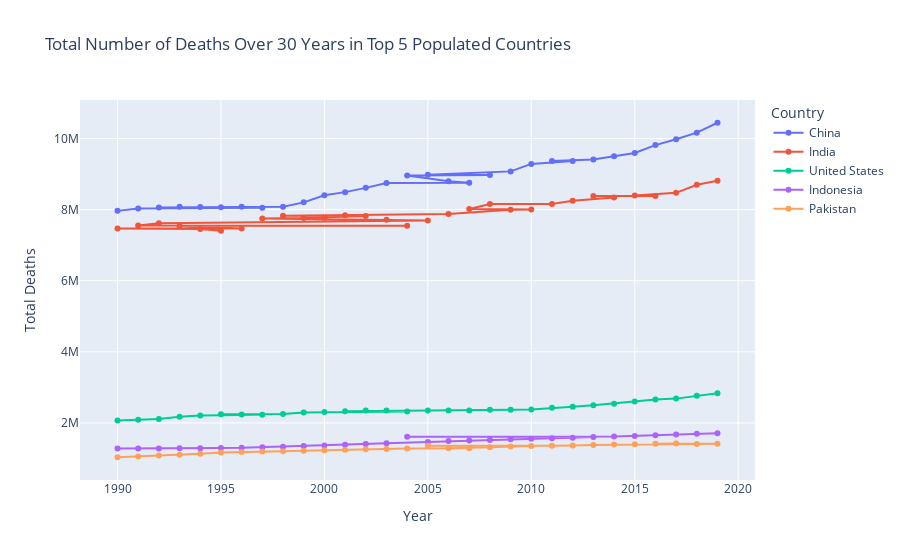

The notebook cell this image was saved under:
### Code cell
fig = px.line(total_no_deaths, x='Year', y='Total_Deaths', color='Country/Territory',
              title='Total Number of Deaths Over 30 Years in Top 5 Populated Countries',
              labels={'Total_Deaths': 'Total Deaths', 'Year': 'Year', 'Country/Territory': 'Country'},
              markers=True)  # Optional: adds markers at data points

fig.show()

### Figure 1 — Plotly figure (JSON) as saved in the notebook; plotly's stock layout.template omitted (floating-point values rounded to 4 significant figures)
{"data": [{"hovertemplate": "Country=China<br>Year=%{x}<br>Total Deaths=%{y}<extra></extra>", "legendgroup": "China", "line": {"color": "#636efa", "dash": "solid"}, "marker": {"symbol": "circle"}, "mode": "markers+lines", "name": "China", "orientation": "v", "showlegend": true, "type": "scatter", "x": [2019, 2018, 2017, 2016, 2015, 2014, 2013, 2011, 2012, 2010, 2009, 2005, 2008, 2004, 2006, 2007, 2003, 2002, 2001, 2000, 1999, 1998, 1996, 1993, 1994, 1995, 1992, 1997, 1991, 1990], "xaxis": "x", "y": [10442561, 10163943, 9978653, 9814213, 9591222, 9503904, 9411928, 9366974, 9364587, 9284664, 9074833, 8982702, 8972670, 8960684, 8794396, 8755201, 8750361, 8610956, 8490928, 8404159, 8203474, 8082343, 8079610, 8077792, 8070458, 8067172, 8059068, 8051031, 8033487, 7964132], "yaxis": "y"}, {"hovertemplate": "Country=India<br>Year=%{x}<br>Total Deaths=%{y}<extra></extra>", "legendgroup": "India", "line": {"color": "#EF553B", "dash": "solid"}, "marker": {"symbol": "circle"}, "mode": "markers+lines", "name": "India", "orientation": "v", "showlegend": true, "type": "scatter", "x": [2019, 2018, 2017, 2015, 2016, 2013, 2014, 2012, 2011, 2008, 2007, 2010, 2009, 2006, 2001, 1998, 2002, 2000, 1999, 1997, 2003, 2005, 1992, 1991, 2004, 1993, 1996, 1990, 1994, 1995], "xaxis": "x", "y": [8812747, 8698039, 8471931, 8394566, 8383986, 8382673, 8343254, 8245684, 8160776, 8159092, 8014215, 8001850, 7997048, 7874588, 7843434, 7827043, 7823400, 7770778, 7761464, 7747248, 7711081, 7690096, 7613105, 7552853, 7544432, 7540003, 7467868, 7466270, 7455322, 7403319], "yaxis": "y"}, {"hovertemplate": "Country=United States<br>Year=%{x}<br>Total Deaths=%{y}<extra></extra>", "legendgroup": "United States", "line": {"color": "#00cc96", "dash": "solid"}, "marker": {"symbol": "circle"}, "mode": "markers+lines", "name": "United States", "orientation": "v", "showlegend": true, "type": "scatter", "x": [2019, 2018, 2017, 2016, 2015, 2014, 2013, 2012, 2011, 2010, 2009, 2008, 2005, 2006, 2003, 2007, 2002, 2001, 2004, 2000, 1999, 1998, 1995, 1996, 1997, 1994, 1993, 1992, 1991, 1990], "xaxis": "x", "y": [2834964, 2761982, 2683821, 2659829, 2602225, 2540672, 2496904, 2455675, 2424621, 2380923, 2372134, 2369139, 2352254, 2349964, 2349782, 2348450, 2346876, 2330838, 2322785, 2309875, 2291373, 2252332, 2240998, 2237660, 2230711, 2205930, 2174147, 2108829, 2091119, 2070990], "yaxis": "y"}, {"hovertemplate": "Country=Indonesia<br>Year=%{x}<br>Total Deaths=%{y}<extra></extra>", "legendgroup": "Indonesia", "line": {"color": "#ab63fa", "dash": "solid"}, "marker": {"symbol": "circle"}, "mode": "markers+lines", "name": "Indonesia", "orientation": "v", "showlegend": true, "type": "scatter", "x": [2019, 2018, 2017, 2016, 2015, 2014, 2004, 2013, 2012, 2011, 2010, 2009, 2008, 2007, 2006, 2005, 2003, 2002, 2001, 2000, 1999, 1998, 1997, 1996, 1995, 1994, 1993, 1992, 1990, 1991], "xaxis": "x", "y": [1713143, 1697246, 1672968, 1651749, 1633442, 1617748, 1611076, 1601345, 1585433, 1570567, 1556401, 1541680, 1521936, 1502669, 1490700, 1464702, 1427036, 1407668, 1387294, 1368355, 1353044, 1333169, 1315521, 1301393, 1296069, 1291482, 1287201, 1283767, 1282183, 1279954], "yaxis": "y"}, {"hovertemplate": "Country=Pakistan<br>Year=%{x}<br>Total Deaths=%{y}<extra></extra>", "legendgroup": "Pakistan", "line": {"color": "#FFA15A", "dash": "solid"}, "marker": {"symbol": "circle"}, "mode": "markers+lines", "name": "Pakistan", "orientation": "v", "showlegend": true, "type": "scatter", "x": [2017, 2016, 2019, 2018, 2015, 2014, 2013, 2012, 2011, 2005, 2010, 2009, 2008, 2006, 2007, 2004, 2003, 2002, 2001, 2000, 1999, 1998, 1997, 1996, 1995, 1994, 1993, 1992, 1991, 1990], "xaxis": "x", "y": [1420859, 1411900, 1411894, 1408330, 1400988, 1391140, 1376247, 1365694, 1355846, 1355465, 1354514, 1336220, 1317497, 1291363, 1289523, 1278427, 1270433, 1258885, 1243633, 1230534, 1216852, 1202865, 1197171, 1179999, 1166791, 1134724, 1107986, 1083237, 1057939, 1034922], "yaxis": "y"}], "layout": {"legend": {"title": {"text": "Country"}, "tracegroupgap": 0}, "title": {"text": "Total Number of Deaths Over 30 Years in Top 5 Populated Countries"}, "xaxis": {"anchor": "y", "domain": [0, 1], "title": {"text": "Year"}}, "yaxis": {"anchor": "x", "domain": [0, 1], "title": {"text": "Total Deaths"}}}}
